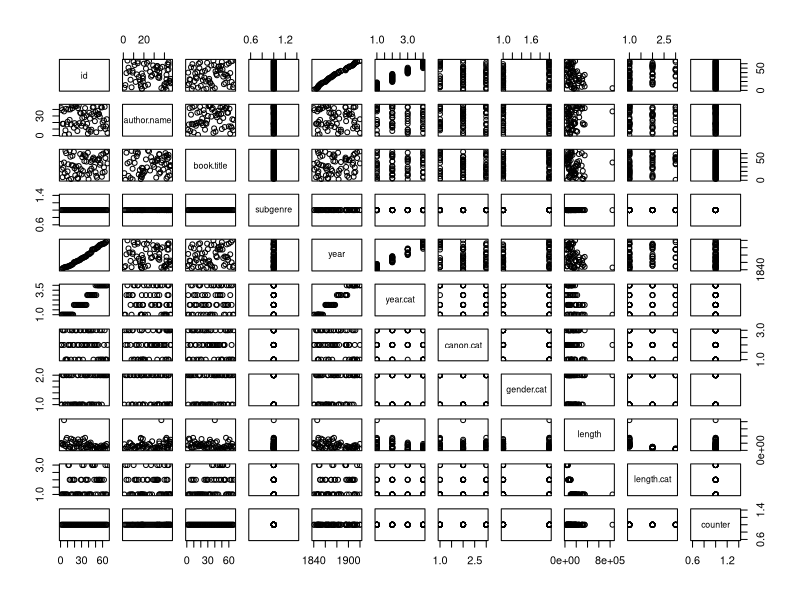
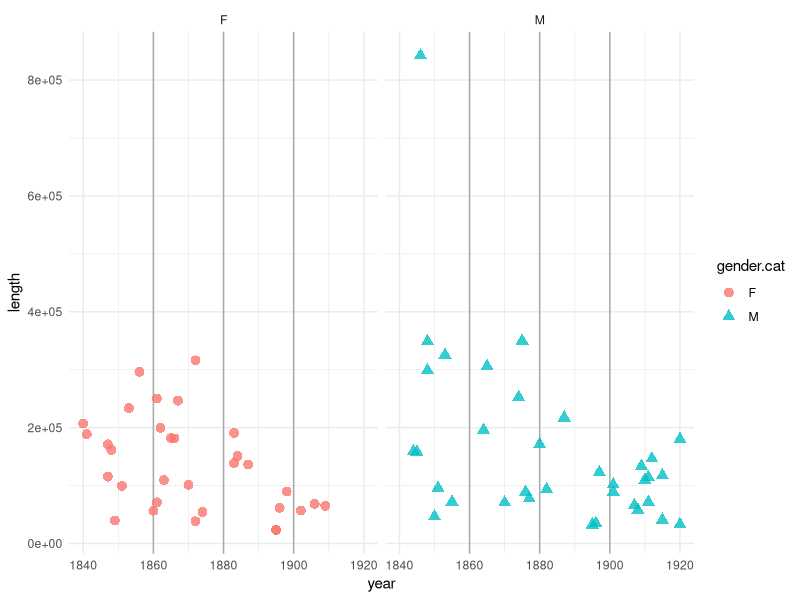
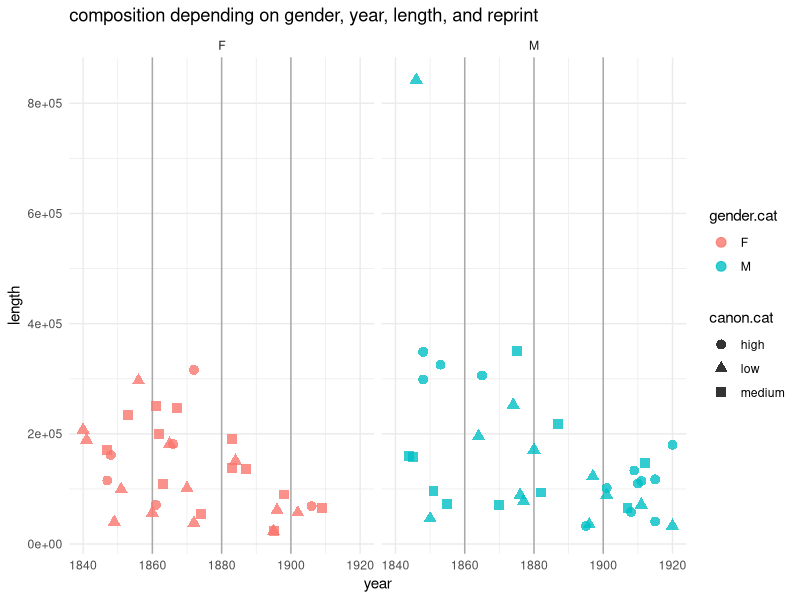
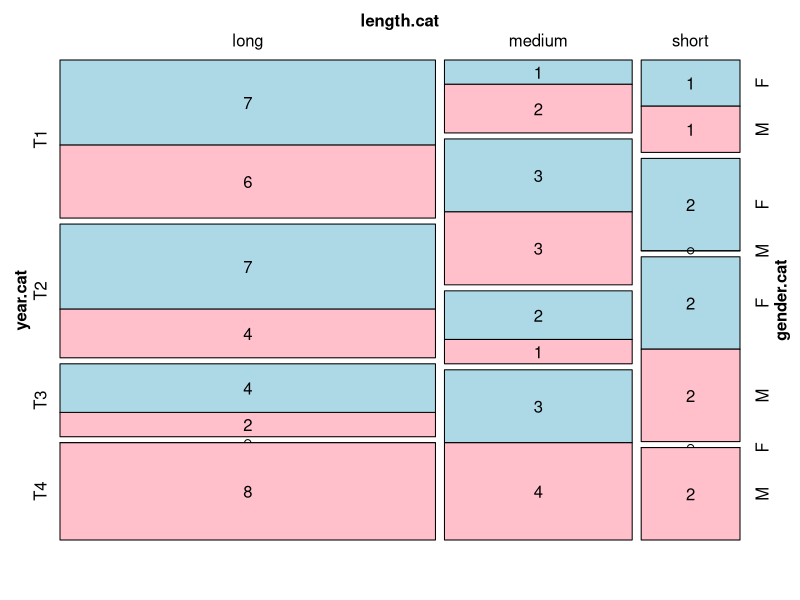
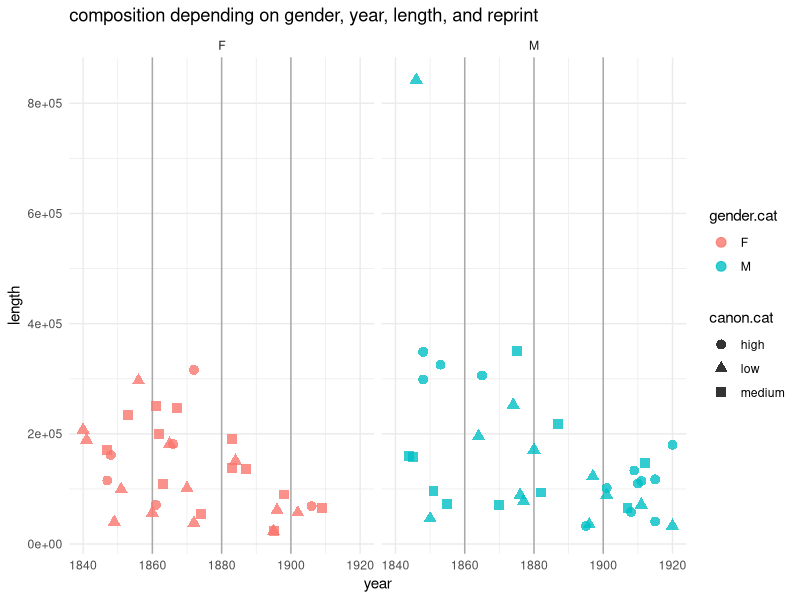

R code for these plots, in order: (Note: this script raises an error after producing the figures.)
### MDViz ELTeC
mdtest<-read.table("metadata.txt",header = T, sep = ",", fileEncoding = "UTF-8")
head(mdtest)
table(mdtest$year.cat,mdtest$gender.cat)
plot(mdtest)
str(mdtest)
## composition plots
library(ggplot2)

### plot between fem/male per year, y length
ggplot(mdtest, aes(x=year, y=length, color=gender.cat, shape=gender.cat))+
  geom_vline(xintercept = c(1860,1880,1900), color="darkgray")+
  geom_point(size=3, alpha=0.8)+
  facet_grid(~gender.cat)+
  theme_minimal()

### plot between fem/male per year, y length, shape canon cat
ggplot(mdtest, aes(x=year, y=length, color=gender.cat, shape=canon.cat))+
  geom_vline(xintercept = c(1860,1880,1900), color="darkgray")+
  geom_point(size=3, alpha=0.8)+
  facet_grid(~gender.cat)+
  theme_minimal()+
  ggtitle("composition depending on gender, year, length, and reprint")
ggsave("com.png")

### mosaic plot
install.packages(vcd)
library(vcd)
mosaic(~ length.cat + year.cat + gender.cat, data=mdtest,
       highlighting = "gender.cat", highlighting_fill=c("lightblue", "pink"),
       direction=c("v","h","h"),
       labeling = labeling_values,)


### pie chart
sum<-table(mdfra$counter)
sum
sumyear<-table(mdfra$year.cat)
sumyear

sumgen<-table(mdfra$gender.cat)
sumgen
table(mdfra)
round(table(mdfra) / length(gender.cat) *100 ,2)


install.packages(MASS)
fold<- table(sum$sumyear)
fold
pie(fold)

### ??
ggplot(mdfra, aes(x=year, y=length, color=gender.cat, shape=gender.cat))+
  geom_vline(xintercept = c(1860,1880,1900), color="darkgray")+
  geom_point(size=3, alpha=0.8)+
  facet_wrap(~gender.cat~year.cat)+
  theme_minimal()

### plot between fem/male per time slot, y length
ggplot(mdfra, aes(x=year, y=length, color=gender.cat, shape=gender.cat))+
  geom_vline(xintercept = c(1860,1880,1900), color="darkgray")+
  geom_point(size=3, alpha=0.8)+
  facet_wrap(~gender.cat~year.cat)+
  theme_minimal()

### plot per topic
ggplot(mdfra, aes(x=year, y=length, color=gender.cat, shape=gender.cat))+
  geom_vline(xintercept = c(1860,1880,1900), color="darkgray")+
  geom_point(size=3, alpha=0.8)+
  facet_wrap(~gender.cat~year.cat~subgenre)+
  theme_minimal()

### balloon graphics

library(ggpubr)
ggballoonplot(mdfra, x="year.cat", y="length.cat", facet.by="gender.cat", size="length")

ggplot(mdfra, aes(x=year.cat,y=canon.cat, size=length(gender.cat),color=length))+
  geom_point()+
  facet_grid(~gender.cat)
